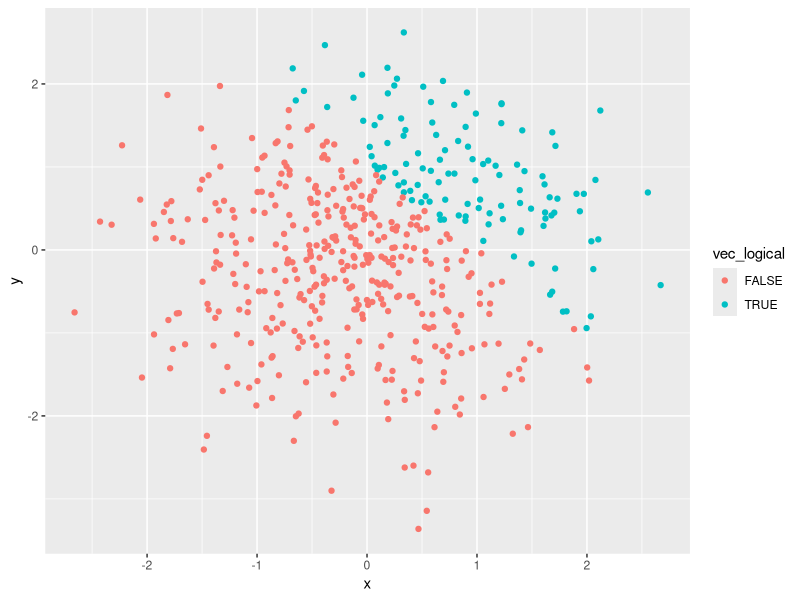
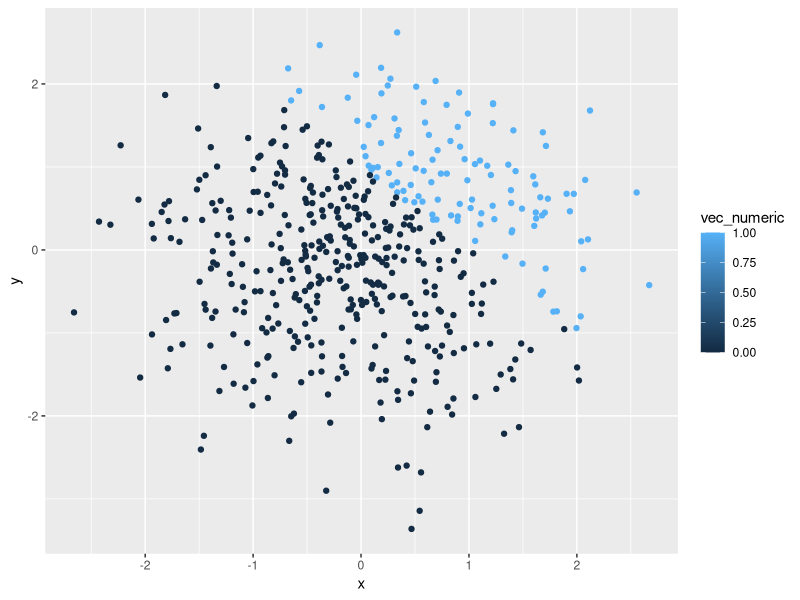
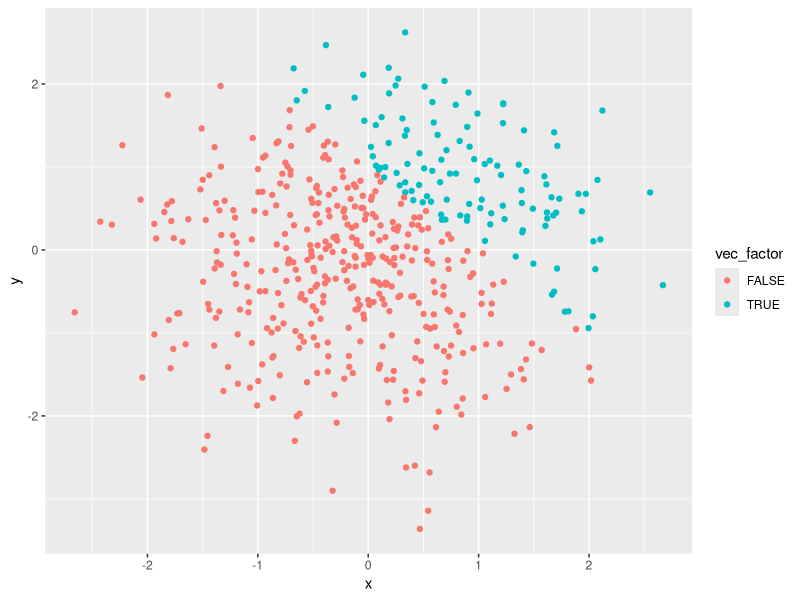
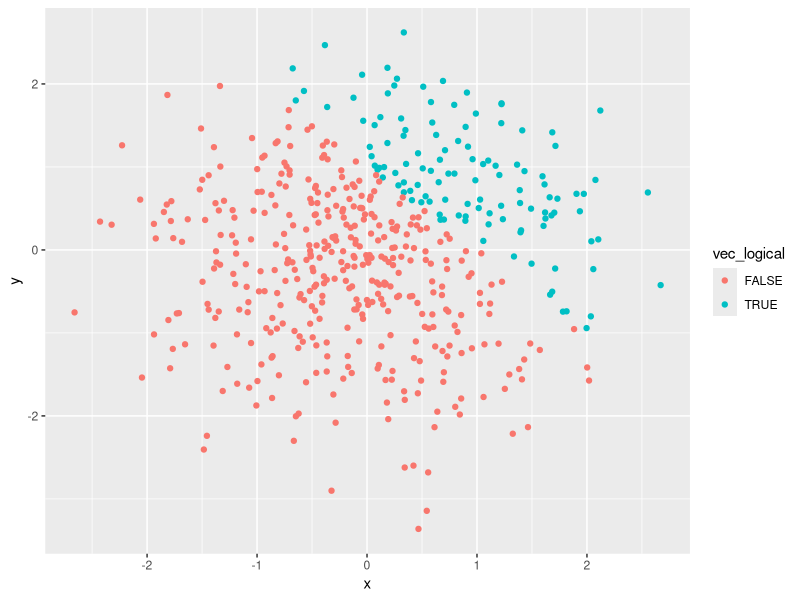

R code for these plots, in order:
## ---- chunk 1
##I set the working library at tidyverse.
library(tidyverse)

## I set the seed to ensure I get the same numbers each time I run this code.
set.seed(100)

## I created a data frame with a random sample of size 8 from the standard normal distribution, a logical vector showing if the elements in the sample are greater than zero (it will return "false" if it doesn't satisfy this condition), a character vector that is 8 elements long with three different factors apple, pear, and banana.
sample_number = rnorm(n = 8)
vec_logical = sample_number > 0
vec_character = character(length = 8)
vec_factor = factor(c("apple", "banana", "pear", "banana", "pear", "apple", "apple", "pear"))

## I will now take the mean of each variable in my data frame. 
mean(sample_number)
mean(vec_logical)
mean(vec_character)
mean(vec_factor)
## ---- chunk 2
as.numeric(vec_logical)
as.numeric(vec_character)
as.numeric(vec_factor)
## ---- chunk 3
#Changed vec_logical to numeric and multiplied it by random sample
as.numeric(vec_logical) * sample_number 

#Changed vec_logical to factor and multiplied it by the random sample
as.factor(vec_logical) * sample_number

#Changed vec_logical to factor and converted result to numeric and then multipled it by the random sample
as.numeric(as.factor(vec_logical)) * sample_number
## ---- chunk 4
#Set the seed so that I get the same result every time 
set.seed(1000)

#Create dataframe 
probtwo_df = tibble(
  x = rnorm(n = 500),
  y = rnorm(n = 500),
  vec_logical = (x + y) > 1,
  vec_numeric = as.numeric(vec_logical),
  vec_factor = as.factor(vec_logical)
) 
## ---- chunk 5
ggplot(probtwo_df, aes(x = x, y = y, color = vec_logical)) +
  geom_point()
ggsave("vec_logical_ggplot.pdf", height = 4, width = 6)
  
ggplot(probtwo_df, aes(x = x, y = y, color = vec_numeric)) +
  geom_point()

ggplot(probtwo_df, aes(x = x, y = y, color = vec_factor)) +
  geom_point()
